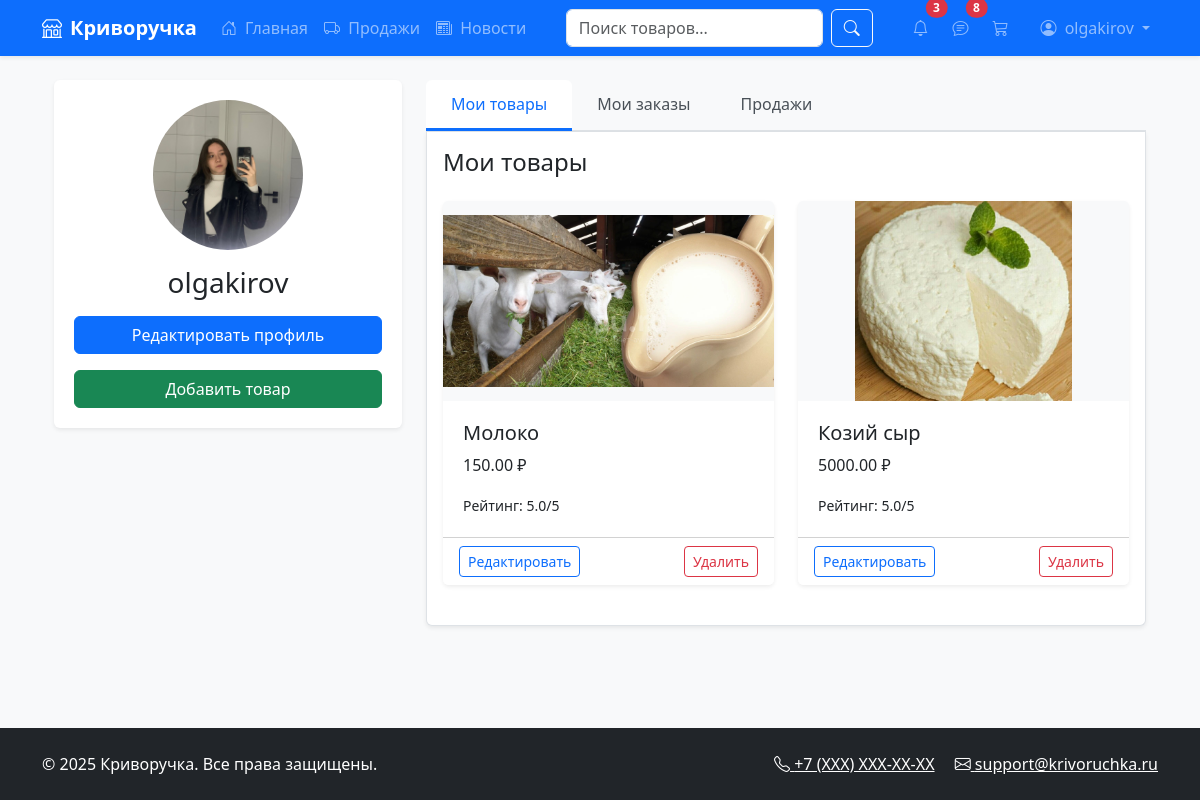
Page /profile/ (signed in) on the committed database.
### marketplace/models.py (models this page shows, shortened)
class User(AbstractUser):
    phone = models.CharField(max_length=20, blank=True)
    avatar = models.ImageField(upload_to='avatars/', blank=True)
    middle_name = models.CharField(max_length=100, blank=True)
    bio = models.TextField(blank=True)
    address = models.TextField(blank=True)
    groups = models.ManyToManyField(
        'auth.Group',
        related_name="marketplace_user_groups",
        blank=True,
    )
    user_permissions = models.ManyToManyField(
        'auth.Permission',
        related_name="marketplace_user_permissions",
        blank=True,
    )

class Product(models.Model):
    seller = models.ForeignKey(User, on_delete=models.CASCADE)
    name = models.CharField(max_length=200)
    manufacturer = models.CharField(max_length=200)
    description = models.TextField()
    price = models.DecimalField(max_digits=10, decimal_places=2)
    image = models.ImageField(upload_to='products/')
    rating = models.FloatField(default=0)
    created_at = models.DateTimeField(auto_now_add=True)

### marketplace/views.py (the view)
# urls.py: path('profile/', views.profile, name='profile'),
@login_required
def profile(request):
    user_products = Product.objects.filter(seller=request.user)
    return render(request, 'marketplace/profile.html', {
        'user_products': user_products
    })

### marketplace/context_processors.py (called while the page is built)
def unread_notifications(request):
    if request.user.is_authenticated:
        return {
            'unread_count': request.user.notifications.filter(is_read=False).count()
        }
    return {}

def unread_chats(request):
    if not request.user.is_authenticated:
        return {}
    unread_count = Message.objects.filter(
        chat__order__order_items__seller=request.user,
        is_read=False
    ).exclude(
        sender=request.user
    ).count()
    return {'unread_chats_count': unread_count}

### marketplace/views.py (called while the page is built)
def base_context(request):
    if request.user.is_authenticated:
        return {'cart_items_count': Cart.objects.filter(user=request.user).count()}
    return {}

### templates/marketplace/profile.html (shortened to what this page needs)
{% extends 'marketplace/base.html' %}
{% load static %}
{% load custom_filters %}
{% block content %}
<div class="container mt-4">
    <div class="row">
        <div class="col-md-4">
            <div class="card mb-4 shadow-sm">
                <div class="card-body text-center">
                    {% if user.avatar %}
                        <img src="{{ user.avatar.url }}" class="img-fluid rounded-circle mb-3" style="width: 150px; height: 150px; object-fit: cover;">
                    {% else %}
                        <img src="{% static 'images/default_avatar.png' %}" class="img-fluid rounded-circle mb-3" style="width: 150px; height: 150px;">
                    {% endif %}
                    <h3>{{ user.username }}</h3>
                    <div class="d-grid gap-2">
                        <a href="{% url 'edit_profile' %}" class="btn btn-primary mt-2">Редактировать профиль</a>
                        <a href="{% url 'add_product' %}" class="btn btn-success mt-2">Добавить товар</a>
                    </div>
                </div>
            </div>
        </div>
        <div class="col-md-8">
            <ul class="nav nav-tabs" id="profileTabs" role="tablist">
                <li class="nav-item">
                    <a class="nav-link active" id="products-tab" data-bs-toggle="tab" href="#products">Мои товары</a>
                </li>
                <li class="nav-item">
                    <a class="nav-link" id="orders-tab" data-bs-toggle="tab" href="#orders">Мои заказы</a>
                </li>
                <li class="nav-item">
                    <a class="nav-link" id="sales-tab" data-bs-toggle="tab" href="#sales">Продажи</a>
                </li>
            </ul>
            <div class="tab-content p-3 border border-top-0 rounded-bottom bg-white shadow-sm">
                <div class="tab-pane fade show active" id="products">
                    <div class="d-flex justify-content-between align-items-center mb-3">
                        <h4>Мои товары</h4>
                    </div>
                    {% if user_products %}
                    <div class="row">
                        {% for product in user_products %}
                        <div class="col-md-6 mb-4">
                            <div class="card h-100 shadow-sm">
                                <img src="{{ product.image.url }}" class="card-img-top" style="height: 200px; object-fit: contain; background: #f8f9fa;">
                                <div class="card-body">
                                    <h5 class="card-title">{{ product.name }}</h5>
                                    <p class="card-text">{{ product.price }} ₽</p>
                                    <p class="card-text"><small>Рейтинг: {{ product.rating|default:"ещё нет" }}/5</small></p>
                                </div>
                                <div class="card-footer bg-white">
                                    <div class="d-flex justify-content-between">
                                        <a href="{% url 'edit_product' product.id %}" class="btn btn-sm btn-outline-primary">Редактировать</a>
                                        <a href="{% url 'delete_product' product.id %}" class="btn btn-sm btn-outline-danger">Удалить</a>
                                    </div>
                                </div>
                            </div>
                        </div>
                        {% endfor %}
                    </div>
                    {% else %}
                    <div class="alert alert-info">У вас пока нет товаров</div>
                    {% endif %}
                </div>
            </div>
        </div>
    </div>
</div>
{% endblock %}

### templates/marketplace/base.html (shortened to what this page needs)
<!DOCTYPE html>
<html lang="ru">
{% load custom_filters %}
{% load seller_tags %}
<head>
    <link href="https://cdn.jsdelivr.net/npm/bootstrap@5.3.2/dist/css/bootstrap.min.css" rel="stylesheet">
    <link rel="stylesheet" href="https://cdn.jsdelivr.net/npm/bootstrap-icons@1.11.3/font/bootstrap-icons.min.css">
    <link href="/static/css/style.css" rel="stylesheet">
</head>
<body class="d-flex flex-column min-vh-100 bg-light">
    <nav class="navbar navbar-expand-lg navbar-dark bg-primary shadow-sm position-relative">
        <div class="container">
            <a class="navbar-brand fw-bold" href="{% url 'home' %}">
                <i class="bi bi-shop me-2"></i>Криворучка
            </a>
            <div class="collapse navbar-collapse" id="mainNavbar">
                <ul class="navbar-nav me-auto mb-2 mb-lg-0">
                    <li class="nav-item">
                        <a class="nav-link" href="{% url 'home' %}">
                            <i class="bi bi-house-door me-1"></i> Главная
                        </a>
                    </li>
                    {% if user.is_authenticated %}
                    <li class="nav-item">
                        <a class="nav-link" href="{% url 'seller_orders' %}">
                            <i class="bi bi-truck me-1"></i> Продажи
                        </a>
                    </li>
                    <li class="nav-item">
                        <a class="nav-link" href="{% url 'news_list' %}">
                            <i class="bi bi-newspaper me-1"></i> Новости
                        </a>
                    </li>
                    {% endif %}
                </ul>
                <form method="get" action="{% url 'search_results' %}" class="d-flex position-relative">
    <input type="text"
           id="search-input"
           name="q"
           class="form-control me-2"
           placeholder="Поиск товаров..."
           autocomplete="off"
           aria-label="Поиск товаров">
    <button type="submit" class="btn btn-outline-light">
        <i class="bi bi-search"></i>
    </button>
</form>
                <ul class="navbar-nav ms-auto mb-2 mb-lg-0">
                    {% if user.is_authenticated %}
                    <li class="nav-item me-2">
                        <a class="nav-link position-relative" href="{% url 'notifications' %}">
                            <i class="bi bi-bell"></i>
                            {% if unread_count > 0 %}
                            <span class="position-absolute top-0 start-100 translate-middle badge rounded-pill bg-danger">
                                {{ unread_count }}
                            </span>
                            {% endif %}
                        </a>
                    </li>
{% if user.is_authenticated %}
<li class="nav-item me-2">
    <a href="{% url 'seller_chats' %}" class="nav-link position-relative">
    <i class="bi bi-chat-text"></i>
    {% if unread_chats_count > 0 %}
    <span class="position-absolute top-0 start-100 translate-middle badge rounded-pill bg-danger">
        {{ unread_chats_count }}
    </span>
    {% endif %}
</a>
</li>
{% endif %}
                    <li class="nav-item me-3">
                        <a class="nav-link position-relative" href="{% url 'cart' %}">
                            <i class="bi bi-cart3"></i>
                        </a>
                    </li>
                    <li class="nav-item dropdown">
                        <a class="nav-link dropdown-toggle" href="#" id="userDropdown" role="button" data-bs-toggle="dropdown">
                            <i class="bi bi-person-circle me-1"></i> {{ user.username }}
                        </a>
                    </li>
                    {% endif %}
                </ul>
            </div>
        </div>
    </nav>
    <main class="flex-grow-1">
        <div class="container my-4">
            {% block content %}{% endblock %}
        </div>
    </main>
    <footer class="bg-dark text-white py-4 mt-auto">
        <div class="container">
            <div class="row">
                <div class="col-md-6 text-center text-md-start">
                    <p class="mb-0">&copy; {% now "Y" %} Криворучка. Все права защищены.</p>
                </div>
                <div class="col-md-6 text-center text-md-end">
                    <a href="#" class="text-white me-3"><i class="bi bi-telephone"></i> +7 (XXX) XXX-XX-XX</a>
                    <a href="#" class="text-white"><i class="bi bi-envelope"></i> support@krivoruchka.ru</a>
                </div>
            </div>
        </div>
    </footer>
</body>
</html>

### static/css/style.css (style rules this page uses)
.card { transition: transform 0.3s; border: none; box-shadow: 0 2px 10px rgba(0,0,0,0.1); }
.card-img-top { height: 200px; object-fit: cover; background: #f8f9fa; }
.card-body { padding: 1.25rem; }
.nav-tabs { border-bottom: 2px solid #dee2e6; }
.nav-tabs .nav-link { color: #495057; border: none; padding: 12px 25px; font-weight: 500; }
.nav-tabs .nav-link.active { color: #0d6efd; border-bottom: 3px solid #0d6efd; }

### rows in the picture
User: username "olgakirov", avatar (picture)
Product: image (picture), name "Молоко", price "150.00", rating "5.0"
Product: image (picture), name "Козий сыр", price "5000.00", rating "5.0"

### other values in the picture
{{ unread_count }} "3"
{{ unread_chats_count }} "8"
